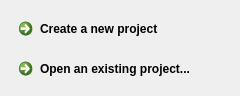
<?xml version="1.0" encoding="UTF-8"?>
<ui version="4.0">
 <class>StartupDialog</class>
 <widget class="QDialog" name="StartupDialog">
  <property name="geometry">
   <rect>
    <x>0</x>
    <y>0</y>
    <width>240</width>
    <height>96</height>
   </rect>
  </property>
  <property name="windowTitle">
   <string>Start-up Dialog</string>
  </property>
  <layout class="QVBoxLayout" name="verticalLayout">
   <item>
    <widget class="QCommandLinkButton" name="createButton">
     <property name="text">
      <string>Create a new project</string>
     </property>
    </widget>
   </item>
   <item>
    <widget class="QCommandLinkButton" name="openButton">
     <property name="text">
      <string>Open an existing project...</string>
     </property>
    </widget>
   </item>
  </layout>
 </widget>
 <resources/>
 <connections/>
</ui>
